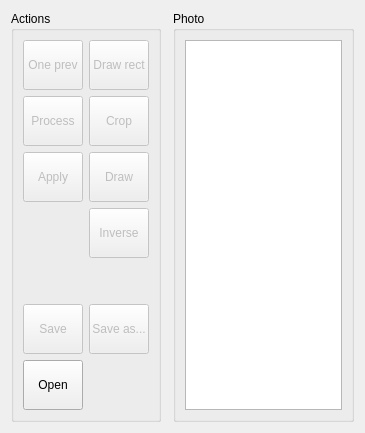
      <widget class="QWidget" name="tabPhoto">
       <attribute name="title">
        <string>0: Photo</string>
       </attribute>
       <layout class="QGridLayout" name="gridLayout_2">
        <item row="1" column="3">
         <widget class="QGroupBox" name="groupBoxPhoto">
          <property name="sizePolicy">
           <sizepolicy hsizetype="Fixed" vsizetype="Preferred">
            <horstretch>0</horstretch>
            <verstretch>0</verstretch>
           </sizepolicy>
          </property>
          <property name="title">
           <string>Photo</string>
          </property>
          <property name="flat">
           <bool>true</bool>
          </property>
          <layout class="QHBoxLayout" name="horizontalLayout">
           <item>
            <widget class="QListWidget" name="photoWidget">
             <property name="sizePolicy">
              <sizepolicy hsizetype="Fixed" vsizetype="Expanding">
               <horstretch>0</horstretch>
               <verstretch>0</verstretch>
              </sizepolicy>
             </property>
             <property name="maximumSize">
              <size>
               <width>157</width>
               <height>16777215</height>
              </size>
             </property>
             <property name="styleSheet">
              <string notr="true"/>
             </property>
             <property name="alternatingRowColors">
              <bool>true</bool>
             </property>
             <property name="iconSize">
              <size>
               <width>128</width>
               <height>80</height>
              </size>
             </property>
             <property name="gridSize">
              <size>
               <width>135</width>
               <height>105</height>
              </size>
             </property>
             <property name="viewMode">
              <enum>QListView::IconMode</enum>
             </property>
            </widget>
           </item>
          </layout>
         </widget>
        </item>
        <item row="1" column="0">
         <widget class="QGroupBox" name="groupBoxActions">
          <property name="enabled">
           <bool>true</bool>
          </property>
          <property name="sizePolicy">
           <sizepolicy hsizetype="Fixed" vsizetype="Preferred">
            <horstretch>0</horstretch>
            <verstretch>0</verstretch>
           </sizepolicy>
          </property>
          <property name="maximumSize">
           <size>
            <width>150</width>
            <height>16777215</height>
           </size>
          </property>
          <property name="title">
           <string>Actions</string>
          </property>
          <property name="flat">
           <bool>false</bool>
          </property>
          <layout class="QVBoxLayout" name="verticalLayout_16">
           <item>
            <widget class="QFrame" name="frameActionsGroup">
             <property name="enabled">
              <bool>false</bool>
             </property>
             <property name="frameShape">
              <enum>QFrame::NoFrame</enum>
             </property>
             <property name="frameShadow">
              <enum>QFrame::Raised</enum>
             </property>
             <property name="lineWidth">
              <number>0</number>
             </property>
             <layout class="QHBoxLayout" name="horizontalLayout_15">
              <property name="margin">
               <number>0</number>
              </property>
              <item>
               <layout class="QVBoxLayout" name="verticalLayout_2">
                <item>
                 <layout class="QHBoxLayout" name="horizontalLayout_2">
                  <item>
                   <layout class="QVBoxLayout" name="verticalLayout">
                    <item>
                     <widget class="QToolButton" name="toolButtonCancel">
                      <property name="minimumSize">
                       <size>
                        <width>60</width>
                        <height>50</height>
                       </size>
                      </property>
                      <property name="text">
                       <string>One prev</string>
                      </property>
                      <property name="icon">
                       <iconset resource="bioidentificationsystem.qrc">
                        <normaloff>:/icons/ico/previous_step_24x24.ico</normaloff>:/icons/ico/previous_step_24x24.ico</iconset>
                      </property>
                      <property name="iconSize">
                       <size>
                        <width>24</width>
                        <height>24</height>
                       </size>
                      </property>
                      <property name="toolButtonStyle">
                       <enum>Qt::ToolButtonTextUnderIcon</enum>
                      </property>
                     </widget>
                    </item>
                    <item>
                     <widget class="QToolButton" name="toolButtonProcess">
                      <property name="minimumSize">
                       <size>
                        <width>60</width>
                        <height>50</height>
                       </size>
                      </property>
                      <property name="text">
                       <string>Process</string>
                      </property>
                      <property name="icon">
                       <iconset resource="bioidentificationsystem.qrc">
                        <normaloff>:/icons/ico/process_24x24.ico</normaloff>:/icons/ico/process_24x24.ico</iconset>
                      </property>
                      <property name="iconSize">
                       <size>
                        <width>24</width>
                        <height>24</height>
                       </size>
                      </property>
                      <property name="checkable">
                       <bool>true</bool>
                      </property>
                      <property name="toolButtonStyle">
                       <enum>Qt::ToolButtonTextUnderIcon</enum>
                      </property>
                     </widget>
                    </item>
                    <item>
                     <widget class="QToolButton" name="toolButtonApply">
                      <property name="minimumSize">
                       <size>
                        <width>60</width>
                        <height>50</height>
                       </size>
                      </property>
                      <property name="text">
                       <string>Apply</string>
                      </property>
                      <property name="icon">
                       <iconset resource="bioidentificationsystem.qrc">
                        <normaloff>:/icons/ico/apply_24x24.ico</normaloff>:/icons/ico/apply_24x24.ico</iconset>
                      </property>
                      <property name="iconSize">
                       <size>
                        <width>24</width>
                        <height>24</height>
                       </size>
                      </property>
                      <property name="toolButtonStyle">
                       <enum>Qt::ToolButtonTextUnderIcon</enum>
                      </property>
                     </widget>
                    </item>
                    <item>
                     <spacer name="verticalSpacer_7">
                      <property name="orientation">
                       <enum>Qt::Vertical</enum>
                      </property>
                      <property name="sizeHint" stdset="0">
                       <size>
                        <width>20</width>
                        <height>40</height>
                       </size>
                      </property>
                     </spacer>
                    </item>
                   </layout>
                  </item>
                  <item>
                   <layout class="QVBoxLayout" name="verticalLayout_3">
                    <item>
                     <widget class="QToolButton" name="toolButtonDrawRect">
                      <property name="minimumSize">
                       <size>
                        <width>60</width>
                        <height>50</height>
                       </size>
                      </property>
                      <property name="text">
                       <string>Draw rect</string>
                      </property>
                      <property name="icon">
                       <iconset resource="bioidentificationsystem.qrc">
                        <normaloff>:/icons/ico/draw_rectangle_24x24.ico</normaloff>:/icons/ico/draw_rectangle_24x24.ico</iconset>
                      </property>
                      <property name="iconSize">
                       <size>
                        <width>24</width>
                        <height>24</height>
                       </size>
                      </property>
                      <property name="checkable">
                       <bool>true</bool>
                      </property>
                      <property name="toolButtonStyle">
                       <enum>Qt::ToolButtonTextUnderIcon</enum>
                      </property>
                     </widget>
                    </item>
                    <item>
                     <widget class="QToolButton" name="toolButtonCrop">
                      <property name="minimumSize">
                       <size>
                        <width>60</width>
                        <height>50</height>
                       </size>
                      </property>
                      <property name="text">
                       <string>Crop</string>
                      </property>
                      <property name="icon">
                       <iconset resource="bioidentificationsystem.qrc">
                        <normaloff>:/icons/ico/crop_24x24.ico</normaloff>:/icons/ico/crop_24x24.ico</iconset>
                      </property>
                      <property name="iconSize">
                       <size>
                        <width>24</width>
                        <height>24</height>
                       </size>
                      </property>
                      <property name="toolButtonStyle">
                       <enum>Qt::ToolButtonTextUnderIcon</enum>
                      </property>
                     </widget>
                    </item>
                    <item>
                     <widget class="QToolButton" name="toolButtonDraw">
                      <property name="minimumSize">
                       <size>
                        <width>60</width>
                        <height>50</height>
                       </size>
                      </property>
                      <property name="text">
                       <string>Draw</string>
                      </property>
                      <property name="icon">
                       <iconset resource="bioidentificationsystem.qrc">
                        <normaloff>:/icons/ico/draw_24x24.ico</normaloff>:/icons/ico/draw_24x24.ico</iconset>
                      </property>
                      <property name="iconSize">
                       <size>
                        <width>24</width>
                        <height>24</height>
                       </size>
                      </property>
                      <property name="checkable">
                       <bool>true</bool>
                      </property>
                      <property name="toolButtonStyle">
                       <enum>Qt::ToolButtonTextUnderIcon</enum>
                      </property>
                     </widget>
                    </item>
                    <item>
                     <widget class="QToolButton" name="toolButtonInvColors">
                      <property name="minimumSize">
                       <size>
                        <width>60</width>
                        <height>50</height>
                       </size>
                      </property>
                      <property name="text">
                       <string>Inverse</string>
                      </property>
                      <property name="icon">
                       <iconset resource="bioidentificationsystem.qrc">
                        <normaloff>:/icons/ico/switch_colors_24x24.ico</normaloff>:/icons/ico/switch_colors_24x24.ico</iconset>
                      </property>
                      <property name="iconSize">
                       <size>
                        <width>24</width>
                        <height>24</height>
                       </size>
                      </property>
                      <property name="toolButtonStyle">
                       <enum>Qt::ToolButtonTextUnderIcon</enum>
                      </property>
                     </widget>
                    </item>
                   </layout>
                  </item>
                 </layout>
                </item>
                <item>
                 <spacer name="verticalSpacer">
                  <property name="orientation">
                   <enum>Qt::Vertical</enum>
                  </property>
                  <property name="sizeHint" stdset="0">
                   <size>
                    <width>20</width>
                    <height>40</height>
                   </size>
                  </property>
                 </spacer>
                </item>
                <item>
                 <layout class="QHBoxLayout" name="horizontalLayout_3">
                  <item>
                   <widget class="QToolButton" name="toolButtonSave">
                    <property name="minimumSize">
                     <size>
                      <width>60</width>
                      <height>50</height>
                     </size>
                    </property>
                    <property name="text">
                     <string>Save</string>
                    </property>
                    <property name="icon">
                     <iconset resource="bioidentificationsystem.qrc">
                      <normaloff>:/icons/ico/save_24x24.ico</normaloff>:/icons/ico/save_24x24.ico</iconset>
                    </property>
                    <property name="iconSize">
                     <size>
                      <width>24</width>
                      <height>24</height>
                     </size>
                    </property>
                    <property name="toolButtonStyle">
                     <enum>Qt::ToolButtonTextUnderIcon</enum>
                    </property>
                   </widget>
                  </item>
                  <item>
                   <widget class="QToolButton" name="toolButtonSaveAs">
                    <property name="minimumSize">
                     <size>
                      <width>60</width>
                      <height>50</height>
                     </size>
                    </property>
                    <property name="text">
                     <string>Save as...</string>
                    </property>
                    <property name="icon">
                     <iconset resource="bioidentificationsystem.qrc">
                      <normaloff>:/icons/ico/save_as_24x24.ico</normaloff>:/icons/ico/save_as_24x24.ico</iconset>
                    </property>
                    <property name="iconSize">
                     <size>
                      <width>24</width>
                      <height>24</height>
                     </size>
                    </property>
                    <property name="toolButtonStyle">
                     <enum>Qt::ToolButtonTextUnderIcon</enum>
                    </property>
                   </widget>
                  </item>
                 </layout>
                </item>
               </layout>
              </item>
             </layout>
            </widget>
           </item>
           <item>
            <layout class="QHBoxLayout" name="horizontalLayout_14">
             <item>
              <widget class="QToolButton" name="toolButtonOpen">
               <property name="minimumSize">
                <size>
                 <width>60</width>
                 <height>50</height>
                </size>
               </property>
               <property name="text">
                <string>Open</string>
               </property>
               <property name="icon">
                <iconset resource="bioidentificationsystem.qrc">
                 <normaloff>:/icons/ico/open_24x24.ico</normaloff>:/icons/ico/open_24x24.ico</iconset>
               </property>
               <property name="iconSize">
                <size>
                 <width>24</width>
                 <height>24</height>
                </size>
               </property>
               <property name="toolButtonStyle">
                <enum>Qt::ToolButtonTextUnderIcon</enum>
               </property>
              </widget>
             </item>
             <item>
              <spacer name="horizontalSpacer">
               <property name="orientation">
                <enum>Qt::Horizontal</enum>
               </property>
               <property name="sizeHint" stdset="0">
                <size>
                 <width>40</width>
                 <height>20</height>
                </size>
               </property>
              </spacer>
             </item>
            </layout>
           </item>
          </layout>
         </widget>
        </item>
        <item row="1" column="1">
         <widget class="QWidget" name="frameWidget" native="true"/>
        </item>
       </layout>
      </widget>
